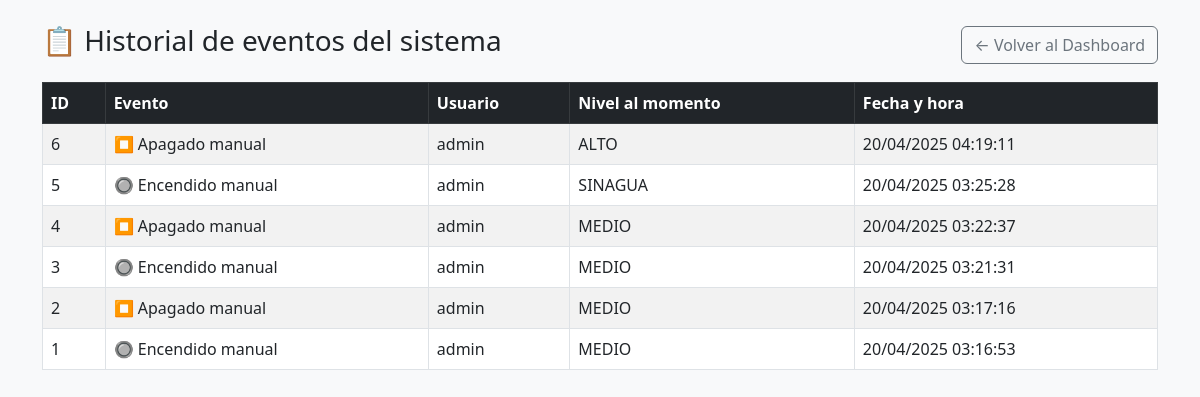
The app's page /public/log_eventos.php (signed in) with its own data.
### tables this page shows
CREATE TABLE `log_eventos` (
  `id` int NOT NULL,
  `tipo_evento` varchar(50) DEFAULT NULL,
  `usuario` varchar(50) DEFAULT NULL,
  `nivel_actual` varchar(20) DEFAULT NULL,
  `fecha` datetime DEFAULT CURRENT_TIMESTAMP
);

### public/log_eventos.php (the view, shortened to what this page needs)
 <?php
require_once '../config/database.php';
$logs = $pdo->query("SELECT * FROM log_eventos ORDER BY fecha DESC")->fetchAll(PDO::FETCH_ASSOC);
?>
<!DOCTYPE html>
<html lang="es">
<head>
  <link href="https://cdn.jsdelivr.net/npm/bootstrap@5.3.0/dist/css/bootstrap.min.css" rel="stylesheet">
</head>
<body class="bg-light">
<div class="container py-4">
  <div class="d-flex justify-content-between align-items-center mb-3">
    <h3>📋 Historial de eventos del sistema</h3>
    <a href="dashboard.php" class="btn btn-outline-secondary">← Volver al Dashboard</a>
  </div>
  <div class="table-responsive">
    <table class="table table-bordered table-striped">
      <thead class="table-dark">
        <tr>
          <th>ID</th>
          <th>Evento</th>
          <th>Usuario</th>
          <th>Nivel al momento</th>
          <th>Fecha y hora</th>
        </tr>
      </thead>
      <tbody>
        <?php foreach ($logs as $log): ?>
        <tr>
          <td><?= $log['id'] ?></td>
          <td>
            <?php
              switch ($log['tipo_evento']) {
                case 'manual-on': echo '🔘 Encendido manual'; break;
                case 'manual-off': echo '⏹ Apagado manual'; break;
              }
            ?>
          </td>
          <td><?= htmlspecialchars($log['usuario']) ?></td>
          <td><?= $log['nivel_actual'] ?></td>
          <td><?= date('d/m/Y H:i:s', strtotime($log['fecha'])) ?></td>
        </tr>
        <?php endforeach; ?>
      </tbody>
    </table>
  </div>
</div>
</body>
</html>

### records on screen
log_eventos: id "6", tipo_evento "⏹ Apagado manual", usuario "admin", nivel_actual "ALTO", fecha "20/04/2025 04:19:11"
log_eventos: id "5", tipo_evento "🔘 Encendido manual", usuario "admin", nivel_actual "SINAGUA", fecha "20/04/2025 03:25:28"
log_eventos: id "4", tipo_evento "⏹ Apagado manual", usuario "admin", nivel_actual "MEDIO", fecha "20/04/2025 03:22:37"
log_eventos: id "3", tipo_evento "🔘 Encendido manual", usuario "admin", nivel_actual "MEDIO", fecha "20/04/2025 03:21:31"
log_eventos: id "2", tipo_evento "⏹ Apagado manual", usuario "admin", nivel_actual "MEDIO", fecha "20/04/2025 03:17:16"
log_eventos: id "1", tipo_evento "🔘 Encendido manual", usuario "admin", nivel_actual "MEDIO", fecha "20/04/2025 03:16:53"
